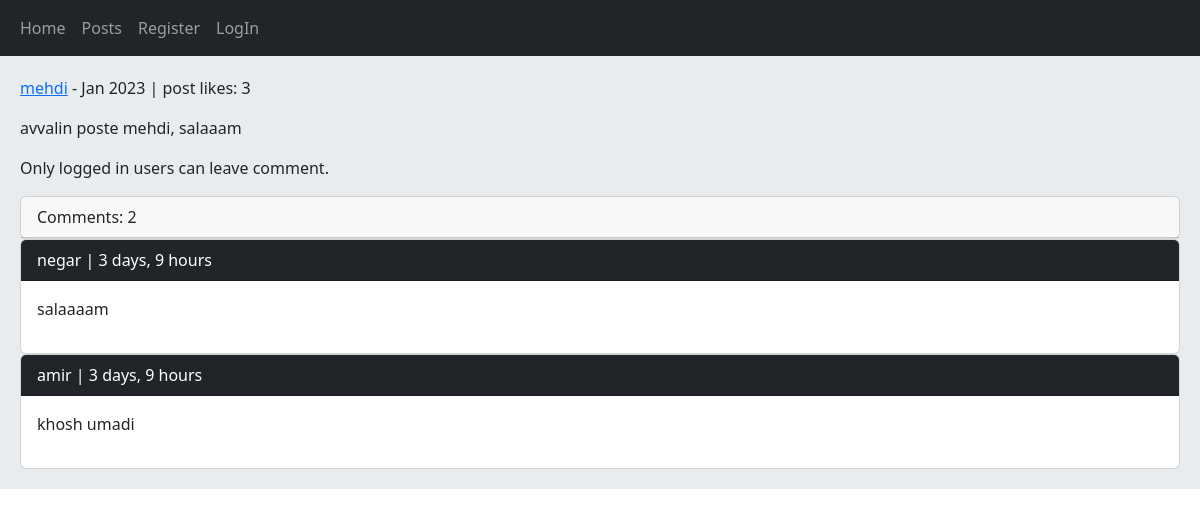
Before: /post/7/avvalin-poste-mehdi-salaaam/ with the older database file.
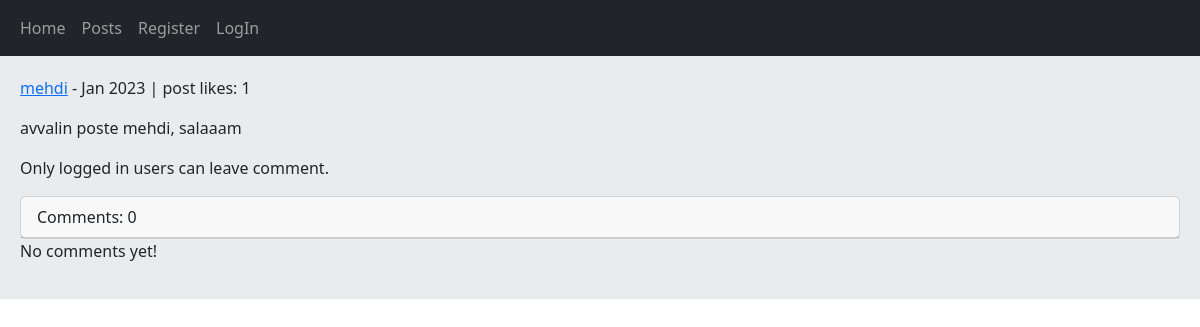
After: the same page with the newer database file.
### posts/models.py (models this page shows, shortened)
class Post(models.Model):
    user = models.ForeignKey(User, on_delete=models.CASCADE, related_name='posts')
    body = models.TextField()
    slug = models.SlugField()
    created = models.DateTimeField(auto_now_add=True)
    updated = models.DateTimeField(auto_now=True)
    class Meta:
        ordering = ('-updated',)
    def likes_count(self):
        return self.plikes.count()

class Comment(models.Model):
    user = models.ForeignKey(User, on_delete=models.CASCADE, related_name='ucomments')
    post = models.ForeignKey(Post, on_delete=models.CASCADE, related_name='pcomments')
    reply = models.ForeignKey('self', on_delete=models.CASCADE, related_name='rcomments',
                                blank=True, null=True)
    is_reply = models.BooleanField(default=False)
    body = models.TextField(max_length=500)
    created = models.DateTimeField(auto_now_add=True)
    class Meta:
        ordering = ('-created',)

### posts/views.py (the view, shortened to what this page needs)
# urls.py: path('<int:post_id>/<slug:post_slug>/', views.PostDetailView.as_view(), name='post_detail'),
class PostDetailView(View):
    form_class = CommentCreateForm
    form_class_reply = CommentReplyForm
    def setup(self, request, *args, **kwargs):
        self.post_instance = get_object_or_404(Post, id=kwargs['post_id'], slug=kwargs['post_slug'])
        return super().setup(request, *args, **kwargs)
    def get(self, request, *args, **kwargs):
        comments = self.post_instance.pcomments.filter(is_reply=False)
        can_like = False
        if request.user.is_authenticated and self.post_instance.user_can_like(request.user):
            can_like = True
        return render(request, 'posts/post_detail.html', {
            'post':self.post_instance,
            'comments':comments,
            'form':self.form_class,
            'form_reply':self.form_class_reply,
            'can_like':can_like,
            })

### posts/templates/posts/post_detail.html (shortened to what this page needs)
{% extends '_base.html' %}
{% block content %}
    <p><a href="{% url 'accounts:user_profile' post.user.id %}">{{ post.user.username }}</a> - {{ post.updated|date:"M Y" }} | post likes: {{ post.likes_count }}</p>
    <p>{{ post.body }}</p>
    {% if request.user.is_authenticated %}
        {% if can_like %}
            <a href="{% url 'posts:post_like' post.id %}" class="btn btn-danger col-md-2">dislike</a>
        {% else %}
            <a href="{% url 'posts:post_like' post.id %}" class="btn btn-primary col-md-2">like</a>
        {% endif %}
        <form action="" method="post">
            {% csrf_token %}
                {{ form.as_p }}
            <input type="submit" value="send" class="btn btn-info mb-3">
        </form>
    {% else %}
        <p class="aler alert-danger">Only logged in users can leave comment.</p>
    {% endif %}
    <div class="card">
        <p class="card-header">Comments: {{ comments.count }}</p>
    </div>
    {% for comment in comments %}
        <div class="card">
            <p class="card-header bg-dark text-white">{{ comment.user }} | {{ comment.created|timesince }}</p>
            <div class="card-body">
                <p>{{ comment.body }}</p>
            </div>
        </div>
    {% empty %}
        <p>No comments yet!</p>
    {% endfor %}
{% endblock content %}

Changed rows visible on the page:
removed Comment: user "negar", created "3 days, 9 hours", body "salaaaam"
removed Comment: user "amir", created "3 days, 9 hours", body "khosh umadi"
computed for Post "avvalin poste mehdi, salaaam": likes_count "3" → "1"
Other visible differences:
{{ comments.count }}: "2" → "0"
text now shown: "No comments yet!"
